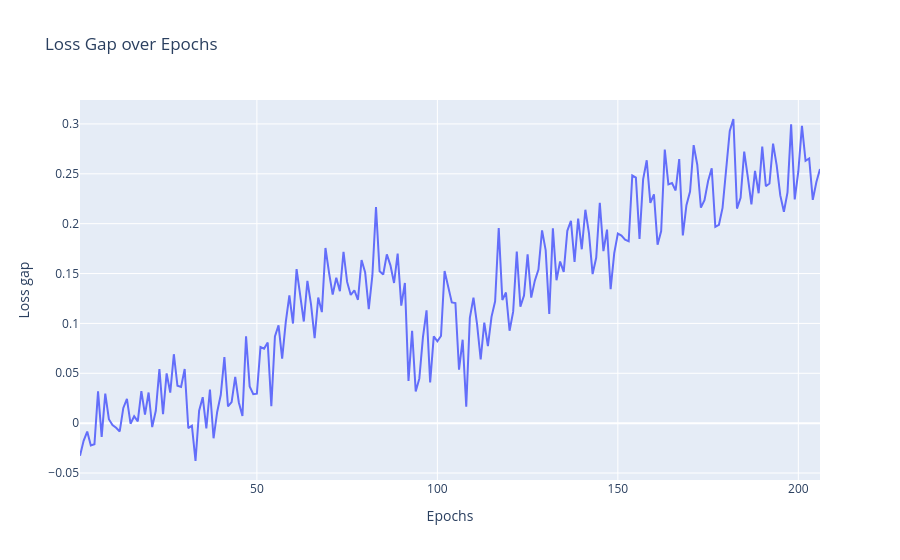

Here is the notebook cell this chart was saved with:
### Code cell
loss_gap = val_loss - train_loss

fig = go.Figure()
fig.add_trace(go.Scatter(x=epochs, y=loss_gap, mode="lines", name="Val Loss - Train Loss"))

fig.update_layout(
    title="Loss Gap over Epochs",
    xaxis_title="Epochs",
    yaxis_title="Loss gap",
    hovermode="x unified"
)

### Figure 1 — Plotly figure (JSON) as saved in the notebook; plotly's stock layout.template omitted (floating-point values rounded to 4 significant figures; data arrays with more than 128 entries replaced by an {"elided": "..."} marker saying what was removed)
{"data": [{"mode": "lines", "name": "Val Loss - Train Loss", "type": "scatter", "x": {"elided": "206 int values"}, "y": {"elided": "206 float values"}}], "layout": {"hovermode": "x unified", "title": {"text": "Loss Gap over Epochs"}, "xaxis": {"title": {"text": "Epochs"}}, "yaxis": {"title": {"text": "Loss gap"}}}}
